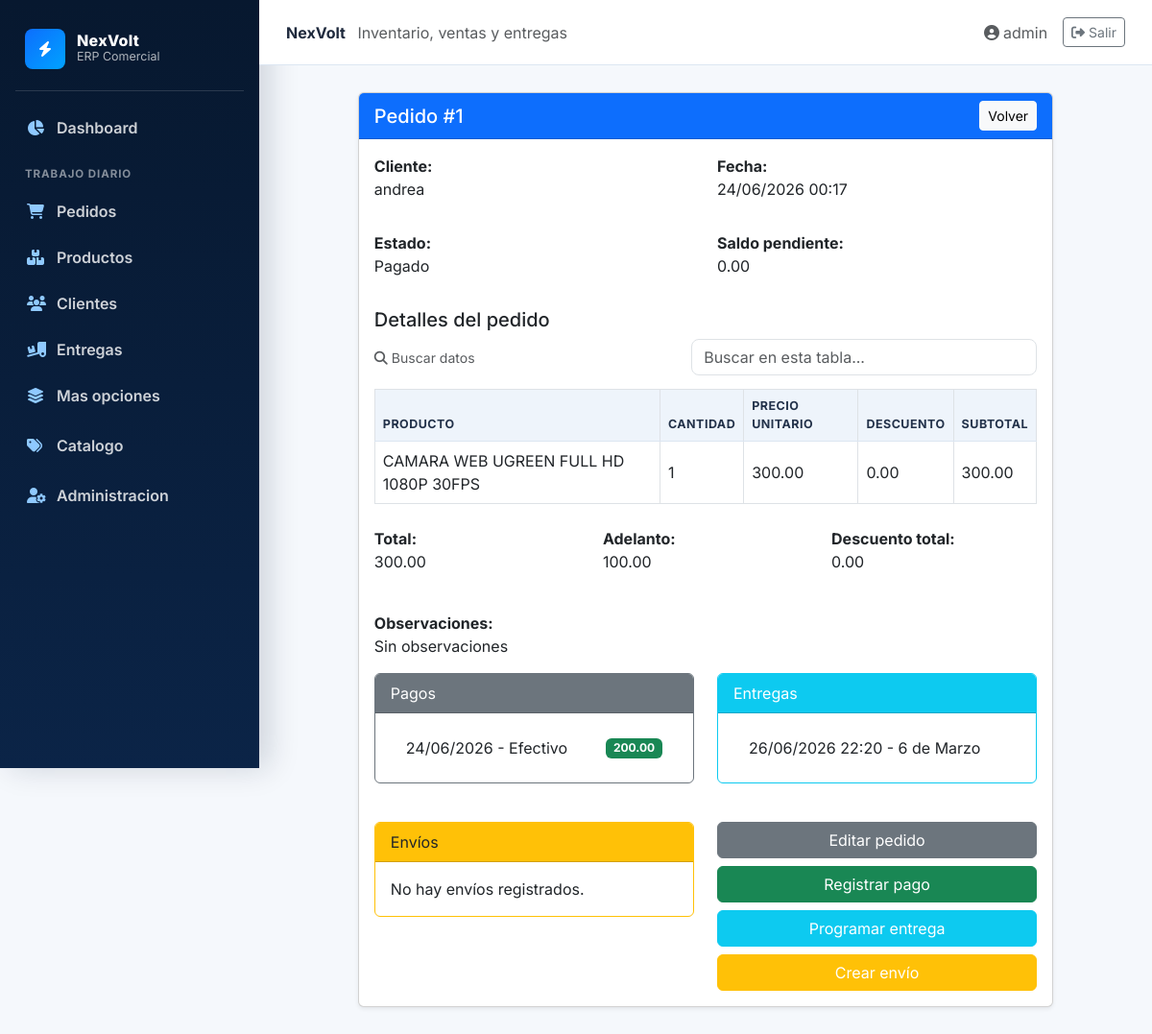
/pedidos/view/1 (signed in), run on the app's committed database.
### blueprintapp/usuarios/models.py (models this page shows, shortened)
class User(db.Model, UserMixin):
    __tablename__ = "usuarios"
    id = db.Column(db.Integer, primary_key=True)
    username = db.Column(db.String(80), unique=True, nullable=False)
    password_hash = db.Column(db.String(128), nullable=False)
    rol_id = db.Column(db.Integer, db.ForeignKey("roles.id"))
    rol = db.relationship("Role", backref="usuarios")

### blueprintapp/pedidos/models.py (models this page shows, shortened)
class Pedido(db.Model):
    __tablename__ = "pedidos"
    id = db.Column(db.Integer, primary_key=True)
    fecha = db.Column(db.DateTime, default=lambda: datetime.now(timezone.utc), nullable=False)
    cliente_id = db.Column(db.Integer, db.ForeignKey("clientes.id"), nullable=False)
    usuario_id = db.Column(db.Integer, db.ForeignKey("usuarios.id"), nullable=False)
    estado = db.Column(db.String(30), nullable=False, default="Reservado")
    descuento = db.Column(db.Float, default=0.0)
    adelanto = db.Column(db.Float, default=0.0)
    saldo_pendiente = db.Column(db.Float, default=0.0)
    total = db.Column(db.Float, nullable=False, default=0.0)
    observaciones = db.Column(db.Text)
    detalles = db.relationship(
        "DetallePedido", backref="pedido", lazy=True, cascade="all, delete-orphan"
    )
    pagos = db.relationship("Pago", backref="pedido", lazy=True, cascade="all, delete-orphan")
    entregas = db.relationship("Entrega", backref="pedido", lazy=True, cascade="all, delete-orphan")
    envios = db.relationship("Envio", backref="pedido", lazy=True, cascade="all, delete-orphan")

class DetallePedido(db.Model):
    __tablename__ = "detalle_pedidos"
    id = db.Column(db.Integer, primary_key=True)
    pedido_id = db.Column(db.Integer, db.ForeignKey("pedidos.id"), nullable=False)
    producto_id = db.Column(db.Integer, db.ForeignKey("productos.id"), nullable=False)
    cantidad = db.Column(db.Integer, nullable=False)
    precio_unitario = db.Column(db.Float, nullable=False)
    descuento_item = db.Column(db.Float, default=0.0)
    subtotal = db.Column(db.Float, nullable=False)
    producto = db.relationship("Producto", back_populates="detalles")

### blueprintapp/clientes/models.py (models this page shows, shortened)
class Cliente(db.Model):
    __tablename__ = "clientes"
    id = db.Column(db.Integer, primary_key=True)
    nombre_completo = db.Column(db.String(120))
    telefono = db.Column(db.String(30), nullable=False)
    ciudad = db.Column(db.String(80))
    direccion = db.Column(db.String(200))
    referencia = db.Column(db.String(200))
    tipo_cliente = db.Column(db.String(50))
    fecha_registro = db.Column(db.DateTime, default=datetime.utcnow, nullable=False)
    observaciones = db.Column(db.Text)
    email = db.Column(db.String(100))
    pedidos = db.relationship("Pedido", backref="cliente", lazy=True)

### blueprintapp/productos/models.py (models this page shows, shortened)
class Producto(db.Model):
    __tablename__ = "productos"
    id = db.Column(db.Integer, primary_key=True)
    codigo_interno = db.Column(db.String(50), unique=True, nullable=False)
    nombre = db.Column(db.String(120), nullable=False)
    marca = db.Column(db.String(80))
    descripcion = db.Column(db.Text)
    categoria_id = db.Column(db.Integer, db.ForeignKey("categorias.id"), nullable=False)
    proveedor_id = db.Column(db.Integer, db.ForeignKey("proveedores.id"), nullable=False)
    precio = db.Column(db.Float, nullable=False, default=0.0)
    precio_compra = db.Column(db.Float, nullable=False, default=0.0)
    precio_normal = db.Column(db.Float, nullable=False, default=0.0)
    precio_live = db.Column(db.Float, nullable=False, default=0.0)
    stock_actual = db.Column(db.Integer, default=0, nullable=False)
    stock_minimo = db.Column(db.Integer, default=0, nullable=False)
    imagen = db.Column(db.String(200))
    estado = db.Column(db.String(30), nullable=False, default="Activo")
    detalles = db.relationship("DetallePedido", back_populates="producto")
    compras = db.relationship("CompraStock", back_populates="producto", lazy=True)

### blueprintapp/pagos/models.py (models this page shows, shortened)
class Pago(db.Model):
    __tablename__ = "pagos"
    id = db.Column(db.Integer, primary_key=True)
    pedido_id = db.Column(db.Integer, db.ForeignKey("pedidos.id"), nullable=False)
    fecha = db.Column(db.DateTime, default=datetime.utcnow, nullable=False)
    monto = db.Column(db.Float, nullable=False)
    metodo = db.Column(db.String(30), nullable=False)

### blueprintapp/entregas/models.py (models this page shows, shortened)
class Entrega(db.Model):
    __tablename__ = "entregas"
    id = db.Column(db.Integer, primary_key=True)
    pedido_id = db.Column(db.Integer, db.ForeignKey("pedidos.id"), nullable=False)
    fecha_entrega = db.Column(db.Date, nullable=False)
    hora = db.Column(db.Time, nullable=False)
    lugar = db.Column(db.String(120), nullable=False)
    responsable = db.Column(db.String(120))
    estado = db.Column(db.String(40), nullable=False, default="Programada")
    observaciones = db.Column(db.Text)

### blueprintapp/pedidos/routes.py (the view)
@bp_pedido.route("/view/<int:id>")
@login_required
def view(id):
    pedido = Pedido.query.get_or_404(id)
    return render_template("pedido/view.html", pedido=pedido)

### blueprintapp/pedidos/templates/pedido/view.html
{% extends 'base.html' %}
{% block content %}
<div class="row justify-content-center">
    <div class="col-lg-10">
        <div class="card shadow-sm">
            <div class="card-header bg-primary text-white d-flex justify-content-between align-items-center">
                <h3 class="card-title mb-0 h5">Pedido #{{ pedido.id }}</h3>
                <a href="{{ url_for('bp_pedido.index') }}" class="btn btn-light btn-sm">Volver</a>
            </div>
            <div class="card-body">
                <div class="row">
                    <div class="col-md-6 mb-3">
                        <strong>Cliente:</strong>
                        <p>{{ pedido.cliente.nombre_completo if pedido.cliente else '---' }}</p>
                    </div>
                    <div class="col-md-6 mb-3">
                        <strong>Fecha:</strong>
                        <p>{{ pedido.fecha.strftime('%d/%m/%Y %H:%M') }}</p>
                    </div>
                    <div class="col-md-6 mb-3">
                        <strong>Estado:</strong>
                        <p>{{ pedido.estado }}</p>
                    </div>
                    <div class="col-md-6 mb-3">
                        <strong>Saldo pendiente:</strong>
                        <p>{{ '%.2f'|format(pedido.saldo_pendiente) }}</p>
                    </div>
                </div>
                <div class="mb-4">
                    <h5>Detalles del pedido</h5>
                    <div class="table-responsive">
                        <table class="table table-bordered mb-0">
                            <thead>
                                <tr>
                                    <th>Producto</th>
                                    <th>Cantidad</th>
                                    <th>Precio unitario</th>
                                    <th>Descuento</th>
                                    <th>Subtotal</th>
                                </tr>
                            </thead>
                            <tbody>
                                {% for detalle in pedido.detalles %}
                                <tr>
                                    <td>{{ detalle.producto.nombre if detalle.producto else '---' }}</td>
                                    <td>{{ detalle.cantidad }}</td>
                                    <td>{{ '%.2f'|format(detalle.precio_unitario) }}</td>
                                    <td>{{ '%.2f'|format(detalle.descuento_item) }}</td>
                                    <td>{{ '%.2f'|format(detalle.subtotal) }}</td>
                                </tr>
                                {% endfor %}
                            </tbody>
                        </table>
                    </div>
                </div>
                <div class="row mb-4">
                    <div class="col-md-4">
                        <strong>Total:</strong>
                        <p>{{ '%.2f'|format(pedido.total) }}</p>
                    </div>
                    <div class="col-md-4">
                        <strong>Adelanto:</strong>
                        <p>{{ '%.2f'|format(pedido.adelanto) }}</p>
                    </div>
                    <div class="col-md-4">
                        <strong>Descuento total:</strong>
                        <p>{{ '%.2f'|format(pedido.descuento) }}</p>
                    </div>
                </div>
                <div class="mb-3">
                    <strong>Observaciones:</strong>
                    <p>{{ pedido.observaciones or 'Sin observaciones' }}</p>
                </div>
                <div class="row g-4">
                    <div class="col-md-6">
                        <div class="card border-secondary">
                            <div class="card-header bg-secondary text-white">Pagos</div>
                            <div class="card-body p-3">
                                {% if pedido.pagos %}
                                <ul class="list-group list-group-flush">
                                    {% for pago in pedido.pagos %}
                                    <li class="list-group-item d-flex justify-content-between align-items-center">
                                        <span>{{ pago.fecha.strftime('%d/%m/%Y') }} - {{ pago.metodo }}</span>
                                        <span class="badge bg-success">{{ '%.2f'|format(pago.monto) }}</span>
                                    </li>
                                    {% endfor %}
                                </ul>
                                {% else %}
                                <p class="mb-0">Aún no se han registrado pagos.</p>
                                {% endif %}
                            </div>
                        </div>
                    </div>
                    <div class="col-md-6">
                        <div class="card border-info">
                            <div class="card-header bg-info text-white">Entregas</div>
                            <div class="card-body p-3">
                                {% if pedido.entregas %}
                                <ul class="list-group list-group-flush">
                                    {% for entrega in pedido.entregas %}
                                    <li class="list-group-item">
                                        {{ entrega.fecha_entrega.strftime('%d/%m/%Y') }} {{ entrega.hora.strftime('%H:%M') }} - {{ entrega.lugar }}
                                    </li>
                                    {% endfor %}
                                </ul>
                                {% else %}
                                <p class="mb-0">No hay entregas programadas.</p>
                                {% endif %}
                            </div>
                        </div>
                    </div>
                </div>
                <div class="row g-4 mt-3">
                    <div class="col-md-6">
                        <div class="card border-warning">
                            <div class="card-header bg-warning text-dark">Envíos</div>
                            <div class="card-body p-3">
                                {% if pedido.envios %}
                                <ul class="list-group list-group-flush">
                                    {% for envio in pedido.envios %}
                                    <li class="list-group-item">
                                        {{ envio.empresa_transporte }} - {{ envio.numero_guia }}<br>
                                        {{ envio.ciudad_destino }} / {{ envio.estado_envio }}
                                    </li>
                                    {% endfor %}
                                </ul>
                                {% else %}
                                <p class="mb-0">No hay envíos registrados.</p>
                                {% endif %}
                            </div>
                        </div>
                    </div>
                    <div class="col-md-6 d-flex align-items-end">
                        <div class="w-100">
                            <a href="{{ url_for('bp_pedido.edit', id=pedido.id) }}" class="btn btn-secondary w-100 mb-2">Editar pedido</a>
                            <a href="{{ url_for('bp_pago.create') }}" class="btn btn-success w-100 mb-2">Registrar pago</a>
                            <a href="{{ url_for('bp_entrega.create') }}" class="btn btn-info text-white w-100 mb-2">Programar entrega</a>
                            <a href="{{ url_for('bp_envio.create') }}" class="btn btn-warning text-white w-100">Crear envío</a>
                        </div>
                    </div>
                </div>
            </div>
        </div>
    </div>
</div>
{% endblock %}

### blueprintapp/templates/base.html (shortened to what this page needs)
<!DOCTYPE html>
<html lang="es">
<head>
    <link href="https://cdn.jsdelivr.net/npm/bootstrap@5.3.0/dist/css/bootstrap.min.css" rel="stylesheet">
    <link href="https://cdnjs.cloudflare.com/ajax/libs/font-awesome/6.4.0/css/all.min.css" rel="stylesheet">
</head>
<body>
    {% if current_user.is_authenticated %}
    <div class="erp-shell">
        {% include "components/navbar.html" %}
        <section class="erp-main">
            <header class="topbar">
                <div>
                    <strong>NexVolt</strong>
                    <span class="text-muted ms-2">Inventario, ventas y entregas</span>
                </div>
                <div class="d-flex align-items-center gap-3">
                    <a class="text-decoration-none text-muted" href="{{ url_for('bp_perfil.ver_perfil') }}">
                        <i class="fas fa-user-circle me-1"></i>{{ current_user.username }}
                    </a>
                    <a class="btn btn-sm btn-outline-secondary" href="{{ url_for('auth.logout') }}">
                        <i class="fas fa-right-from-bracket me-1"></i>Salir
                    </a>
                </div>
            </header>
            <main class="content-wrap">
    {% else %}
    {% include "components/messages.html" %}
    <main class="container py-5">
    {% endif %}
        {% block content %}{% endblock %}
    </main>
    {% if current_user.is_authenticated %}
        </section>
    </div>
    {% endif %}
</body>
</html>

### blueprintapp/templates/base.html (style rules this page uses)
:root { --navy: #07182f; --navy-2: #0b2447; --electric: #0d6efd; --electric-2: #00a3ff; --page: #f5f8fc; --line: #dce6f2; --text: #1f2a3d; }
body { min-height: 100vh; margin: 0; background: var(--page); color: var(--text); font-family: "Inter", sans-serif; }
.erp-shell { min-height: 100vh; display: flex; }
.erp-main { flex: 1; min-width: 0; display: flex; flex-direction: column; }
.topbar { height: 68px; background: #fff; border-bottom: 1px solid var(--line); display: flex; align-items: center; justify-content: space-between; padding: 0 28px; position: sticky; top: 0; z-index: 10; }
.content-wrap { padding: 28px; }
.table { vertical-align: middle; }
.table tbody tr { transition: background .12s ease; }
.table thead th { background: #eef4fb; color: #23324a; font-size: .78rem; text-transform: uppercase; letter-spacing: .04em; border-bottom: 1px solid var(--line); }

### data on the page
User: username "admin"
Pedido: id "1", fecha "24/06/2026 00:17", estado "Pagado", saldo_pendiente "0.00", total "300.00", adelanto "100.00", descuento "0.00", observaciones "Sin observaciones"
Cliente: cliente "andrea"
DetallePedido: producto "CAMARA WEB UGREEN FULL HD 1080P 30FPS", cantidad "1", precio_unitario "300.00", descuento_item "0.00", subtotal "300.00"
Pago: fecha "24/06/2026", metodo "Efectivo", monto "200.00"
Entrega: fecha_entrega "26/06/2026", hora "22:20", lugar "6 de Marzo"
